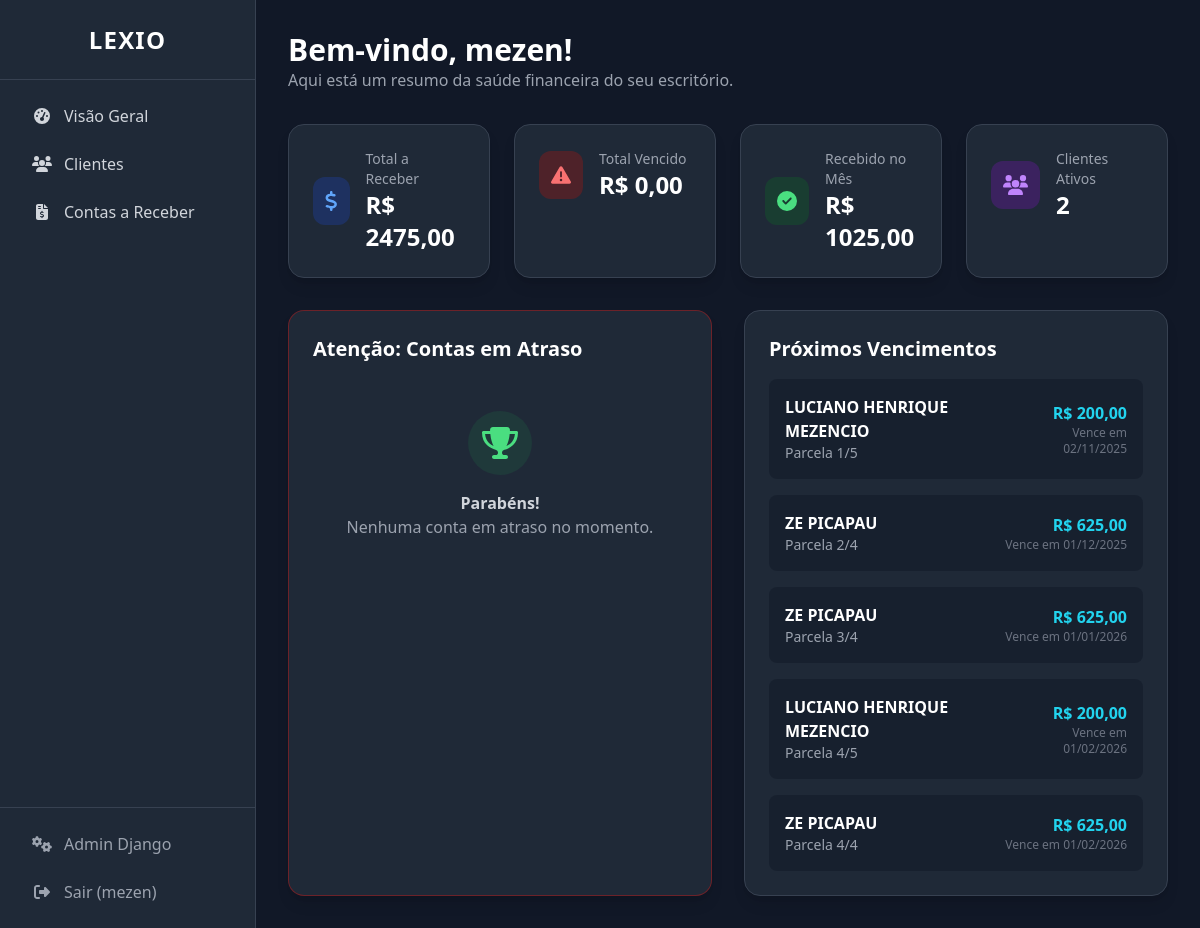
The page /dashboard/ (signed in) on the database its author committed.
### financeiro/models.py (models this page shows, shortened)
class Parcela(models.Model):
    STATUS_CHOICES = [('aberto', 'Aberto'), ('pago', 'Pago'), ('vencido', 'Vencido')]
    conta = models.ForeignKey(ContaReceber, on_delete=models.CASCADE, related_name='parcelas', verbose_name="Conta")
    numero_parcela = models.IntegerField(verbose_name="Número da Parcela")
    valor_parcela = models.DecimalField(max_digits=10, decimal_places=2, validators=[MinValueValidator(Decimal('0.01'))], verbose_name="Valor da Parcela")
    data_vencimento = models.DateField(verbose_name="Data de Vencimento")
    data_pagamento = models.DateField(blank=True, null=True, verbose_name="Data de Pagamento")
    status = models.CharField(max_length=20, choices=STATUS_CHOICES, default='aberto', verbose_name="Status")
    observacoes = models.TextField(blank=True, null=True, verbose_name="Observações")
    created_at = models.DateTimeField(auto_now_add=True, verbose_name="Criado em")
    updated_at = models.DateTimeField(auto_now=True, verbose_name="Atualizado em")
    class Meta:
        verbose_name = "Parcela"
        verbose_name_plural = "Parcelas"
        ordering = ['conta__id', 'numero_parcela']
        unique_together = ['conta', 'numero_parcela']

class ContaReceber(models.Model):
    cliente: Cliente = models.ForeignKey(Cliente, on_delete=models.PROTECT, related_name='contas', verbose_name="Cliente")
    descricao: str = models.CharField(max_length=200, verbose_name="Descrição")
    valor_total: Decimal = models.DecimalField(max_digits=10, decimal_places=2, validators=[MinValueValidator(Decimal('0.01'))], verbose_name="Valor Total")
    numero_parcelas: int = models.IntegerField(default=1, validators=[MinValueValidator(1)], verbose_name="Número de Parcelas")
    data_emissao: date = models.DateField(verbose_name="Data de Emissão")
    observacoes: Union[str, None] = models.TextField(blank=True, null=True, verbose_name="Observações")
    created_at: date = models.DateTimeField(auto_now_add=True, verbose_name="Criado em")
    updated_at: date = models.DateTimeField(auto_now=True, verbose_name="Atualizado em")
    class Meta:
        verbose_name = "Conta a Receber"
        verbose_name_plural = "Contas a Receber"
        ordering = ['-data_emissao']

class Cliente(models.Model):
    nome_completo: str = models.CharField(max_length=200, verbose_name="Nome Completo")
    cpf_cnpj: Union[str, None] = models.CharField(max_length=18, blank=True, null=True, verbose_name="CPF/CNPJ")
    telefone: str = models.CharField(max_length=20, verbose_name="Telefone")
    email: Union[str, None] = models.EmailField(blank=True, null=True, verbose_name="E-mail")
    endereco: Union[str, None] = models.TextField(blank=True, null=True, verbose_name="Endereço")
    observacoes: Union[str, None] = models.TextField(blank=True, null=True, verbose_name="Observações")
    ativo: bool = models.BooleanField(default=True, verbose_name="Cliente Ativo")
    created_at: date = models.DateTimeField(auto_now_add=True, verbose_name="Criado em")
    updated_at: date = models.DateTimeField(auto_now=True, verbose_name="Atualizado em")
    objects = ClienteManager()
    class Meta:
        verbose_name = "Cliente"
        verbose_name_plural = "Clientes"
        ordering = ['nome_completo']

### financeiro/views.py (the view)
# urls.py: path('', RedirectView.as_view(url='/accounts/login/', permanent=False), name='index'),
@login_required
def index(request):
    hoje = timezone.now().date()
    Parcela.objects.filter(status='aberto', data_vencimento__lt=hoje).update(status='vencido')
    total_a_receber = Parcela.objects.filter(status__in=['aberto', 'vencido']).aggregate(total=Sum('valor_parcela'))['total'] or Decimal('0.00')
    total_vencido = Parcela.objects.filter(status='vencido').aggregate(total=Sum('valor_parcela'))['total'] or Decimal('0.00')
    recebido_no_mes = Parcela.objects.filter(status='pago', data_pagamento__year=hoje.year, data_pagamento__month=hoje.month).aggregate(total=Sum('valor_parcela'))['total'] or Decimal('0.00')
    clientes_ativos = Cliente.objects.get_ativos().count()
    parcelas_a_vencer = Parcela.objects.filter(status='aberto', data_vencimento__gte=hoje).select_related('conta', 'conta__cliente').order_by('data_vencimento')[:5]
    contas_em_atraso = ContaReceber.objects.filter(parcelas__status='vencido').select_related('cliente').distinct().order_by('cliente__nome_completo')
    context = {
        'total_a_receber': total_a_receber, 'total_vencido': total_vencido,
        'recebido_no_mes': recebido_no_mes, 'clientes_ativos': clientes_ativos,
        'parcelas_a_vencer': parcelas_a_vencer, 'contas_em_atraso': contas_em_atraso,
    }
    return render(request, 'financeiro/index.html', context)

### financeiro/models.py (called while the page is built)
    def get_ativos(self):
        return self.filter(ativo=True)

### theme/templates/financeiro/index.html (shortened to what this page needs)
{% extends "base_interno.html" %}
{% block content %}
<div class="mb-8">
    <h1 class="text-3xl font-bold text-white">Bem-vindo, {{ user.get_full_name|default:user.username }}!</h1>
    <p class="text-gray-400">Aqui está um resumo da saúde financeira do seu escritório.</p>
</div>
<div class="grid grid-cols-1 sm:grid-cols-2 lg:grid-cols-4 gap-6 mb-8">
    <div class="bg-gray-800 p-6 rounded-2xl border border-gray-700 shadow-lg">
        <div class="flex items-center">
            <div class="bg-blue-900/50 text-blue-400 p-3 rounded-xl"><i class="fas fa-dollar-sign fa-lg"></i></div>
            <div class="ml-4">
                <p class="text-sm text-gray-400">Total a Receber</p>
                <p class="text-2xl font-bold text-white">R$ {{ total_a_receber|floatformat:2 }}</p>
            </div>
        </div>
    </div>
    <div class="bg-gray-800 p-6 rounded-2xl border border-gray-700 shadow-lg">
        <div class="flex items-center">
            <div class="bg-red-900/50 text-red-400 p-3 rounded-xl"><i class="fas fa-exclamation-triangle fa-lg"></i></div>
            <div class="ml-4">
                <p class="text-sm text-gray-400">Total Vencido</p>
                <p class="text-2xl font-bold text-white">R$ {{ total_vencido|floatformat:2 }}</p>
            </div>
        </div>
    </div>
    <div class="bg-gray-800 p-6 rounded-2xl border border-gray-700 shadow-lg">
        <div class="flex items-center">
            <div class="bg-green-900/50 text-green-400 p-3 rounded-xl"><i class="fas fa-check-circle fa-lg"></i></div>
            <div class="ml-4">
                <p class="text-sm text-gray-400">Recebido no Mês</p>
                <p class="text-2xl font-bold text-white">R$ {{ recebido_no_mes|floatformat:2 }}</p>
            </div>
        </div>
    </div>
    <div class="bg-gray-800 p-6 rounded-2xl border border-gray-700 shadow-lg">
        <div class="flex items-center">
            <div class="bg-purple-900/50 text-purple-400 p-3 rounded-xl"><i class="fas fa-users fa-lg"></i></div>
            <div class="ml-4">
                <p class="text-sm text-gray-400">Clientes Ativos</p>
                <p class="text-2xl font-bold text-white">{{ clientes_ativos }}</p>
            </div>
        </div>
    </div>
</div>
<div class="grid grid-cols-1 lg:grid-cols-2 gap-8">
    <div class="bg-gray-800 p-6 rounded-2xl border border-red-700/50 shadow-lg">
        <h2 class="text-xl font-bold text-white mb-4">Atenção: Contas em Atraso</h2>
        <div class="space-y-4">
            {% for conta in contas_em_atraso %}
                <a href="{% url 'financeiro:conta_detail' pk=conta.pk %}" class="block bg-gray-900/50 hover:bg-gray-700/50 p-4 rounded-lg transition-colors">
                    <div class="flex justify-between items-center">
                        <div>
                            <p class="font-semibold text-white">{{ conta.cliente.nome_completo|truncatewords:4 }}</p>
                            <p class="text-sm text-gray-400">{{ conta.descricao|truncatechars:35 }}</p>
                        </div>
                        <div class="text-right">
                            <p class="font-bold text-red-400">R$ {{ conta.total_pendente|floatformat:2 }}</p>
                            <p class="text-xs text-gray-500">Pendente</p>
                        </div>
                    </div>
                </a>
            {% empty %}
                <div class="text-center py-8">
                    <div class="w-16 h-16 bg-green-500/10 text-green-400 rounded-full flex items-center justify-center mx-auto mb-4"><i class="fas fa-trophy fa-2x"></i></div>
                    <p class="text-gray-300 font-semibold">Parabéns!</p>
                    <p class="text-gray-400">Nenhuma conta em atraso no momento.</p>
                </div>
            {% endfor %}
        </div>
    </div>
    <div class="bg-gray-800 p-6 rounded-2xl border border-gray-700 shadow-lg">
        <h2 class="text-xl font-bold text-white mb-4">Próximos Vencimentos</h2>
        <div class="space-y-4">
            {% for parcela in parcelas_a_vencer %}
                 <a href="{% url 'financeiro:conta_detail' pk=parcela.conta.pk %}" class="block bg-gray-900/50 hover:bg-gray-700/50 p-4 rounded-lg transition-colors">
                    <div class="flex justify-between items-center">
                        <div>
                            <p class="font-semibold text-white">{{ parcela.conta.cliente.nome_completo|truncatewords:4 }}</p>
                            <p class="text-sm text-gray-400">Parcela {{ parcela.numero_parcela }}/{{ parcela.conta.numero_parcelas }}</p>
                        </div>
                        <div class="text-right">
                            <p class="font-bold text-cyan-400">R$ {{ parcela.valor_parcela|floatformat:2 }}</p>
                            <p class="text-xs text-gray-500">Vence em {{ parcela.data_vencimento|date:"d/m/Y" }}</p>
                        </div>
                    </div>
                </a>
            {% empty %}
                <div class="text-center py-8">
                    <p class="text-gray-400">Nenhuma parcela a vencer nos próximos dias.</p>
                </div>
            {% endfor %}
        </div>
    </div>
</div>
{% endblock %}

### theme/templates/base_interno.html (shortened to what this page needs)
<!DOCTYPE html>
<html lang="pt-br">
<head>
    <script src="https://cdn.tailwindcss.com"></script>
</head>
<body class="flex h-screen bg-gray-900 text-gray-200 font-sans">
    <aside class="w-64 flex-shrink-0 bg-gray-800 border-r border-gray-700 flex flex-col">
        <div class="h-20 flex items-center justify-center border-b border-gray-700">
            <h1 class="text-2xl font-bold text-white tracking-wider">LEXIO</h1>
        </div>
        <nav class="flex-grow p-4">
            <ul class="space-y-2">
                <li>
                    <a href="{% url 'financeiro:dashboard' %}" class="flex items-center px-4 py-2 text-gray-300 hover:bg-cyan-600 hover:text-white rounded-lg transition-colors">
                        <i class="fas fa-tachometer-alt fa-fw w-6"></i>
                        <span class="ml-3">Visão Geral</span>
                    </a>
                </li>
                <li>
                    <a href="{% url 'financeiro:cliente_list' %}" class="flex items-center px-4 py-2 text-gray-300 hover:bg-cyan-600 hover:text-white rounded-lg transition-colors">
                        <i class="fas fa-users fa-fw w-6"></i>
                        <span class="ml-3">Clientes</span>
                    </a>
                </li>
                <li>
                    <a href="{% url 'financeiro:conta_list' %}" class="flex items-center px-4 py-2 text-gray-300 hover:bg-cyan-600 hover:text-white rounded-lg transition-colors">
                        <i class="fas fa-file-invoice-dollar fa-fw w-6"></i>
                        <span class="ml-3">Contas a Receber</span>
                    </a>
                </li>
            </ul>
        </nav>
        <div class="p-4 border-t border-gray-700">
             <a href="{% url 'admin:index' %}" target="_blank" class="flex items-center px-4 py-2 text-gray-400 hover:bg-gray-700 hover:text-white rounded-lg transition-colors">
                <i class="fas fa-cogs fa-fw w-6"></i>
                <span class="ml-3">Admin Django</span>
            </a>
            {% if user.is_authenticated %}
            <form method="post" action="{% url 'logout' %}">
                <button type="submit" class="w-full flex items-center mt-2 px-4 py-2 text-gray-400 hover:bg-red-900/50 hover:text-red-400 rounded-lg transition-colors text-left">
                    <i class="fas fa-sign-out-alt fa-fw w-6"></i>
                    <span class="ml-3">Sair ({{ user.username }})</span>
                </button>
            </form>
            {% endif %}
        </div>
    </aside>
    <main class="flex-1 overflow-y-auto p-6 md:p-8">
        {% block content %}{% endblock %}
    </main>
</body>
</html>

### theme/templates/base_interno.html (style rules this page uses)
body { background-color: #111827; }

### rows shown on the page
Parcela: conta.cliente.nome_completo "LUCIANO HENRIQUE MEZENCIO", numero_parcela "1", conta.numero_parcelas "5", valor_parcela "200,00", data_vencimento "02/11/2025"
Parcela: conta.cliente.nome_completo "ZE PICAPAU", numero_parcela "2", conta.numero_parcelas "4", valor_parcela "625,00", data_vencimento "01/12/2025"
Parcela: conta.cliente.nome_completo "ZE PICAPAU", numero_parcela "3", conta.numero_parcelas "4", valor_parcela "625,00", data_vencimento "01/01/2026"
Parcela: conta.cliente.nome_completo "LUCIANO HENRIQUE MEZENCIO", numero_parcela "4", conta.numero_parcelas "5", valor_parcela "200,00", data_vencimento "01/02/2026"
Parcela: conta.cliente.nome_completo "ZE PICAPAU", numero_parcela "4", conta.numero_parcelas "4", valor_parcela "625,00", data_vencimento "01/02/2026"

### other values the page prints
{{ user.username }} "mezen"
{{ user.get_full_name|default:user.username }} "mezen"
{{ total_a_receber|floatformat:2 }} "2475,00"
{{ total_vencido|floatformat:2 }} "0,00"
{{ recebido_no_mes|floatformat:2 }} "1025,00"
{{ clientes_ativos }} "2"
